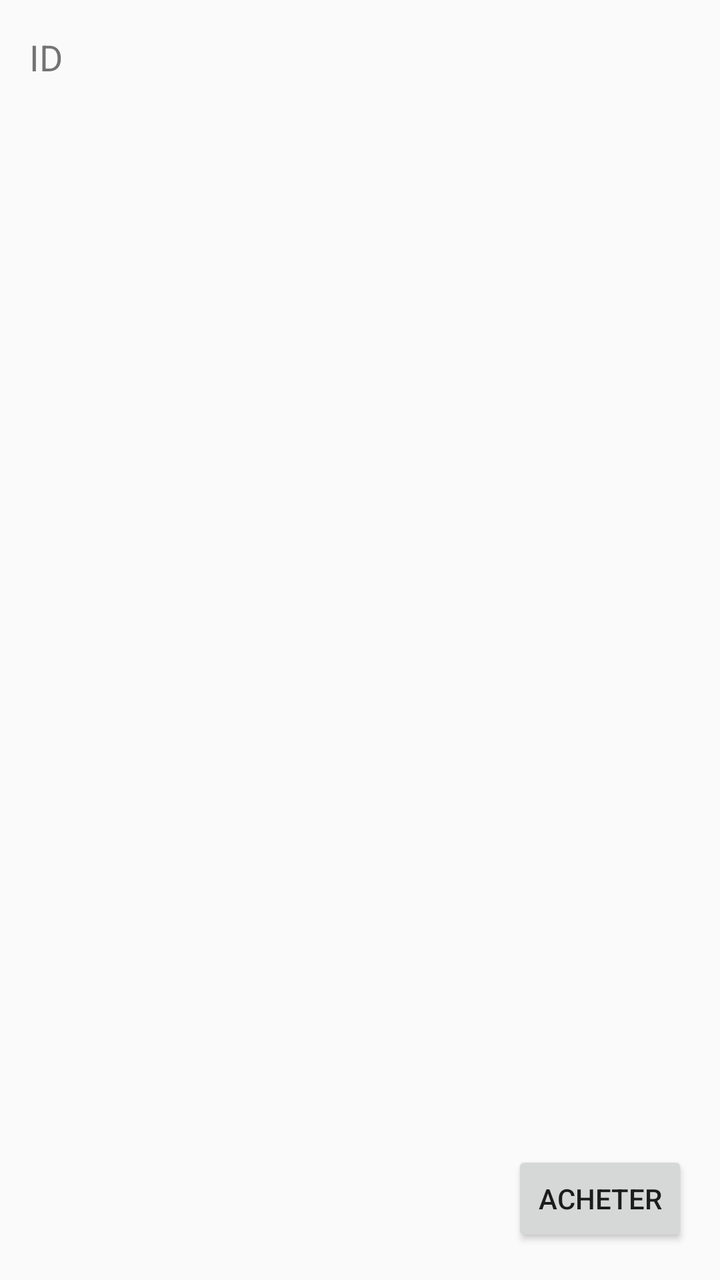
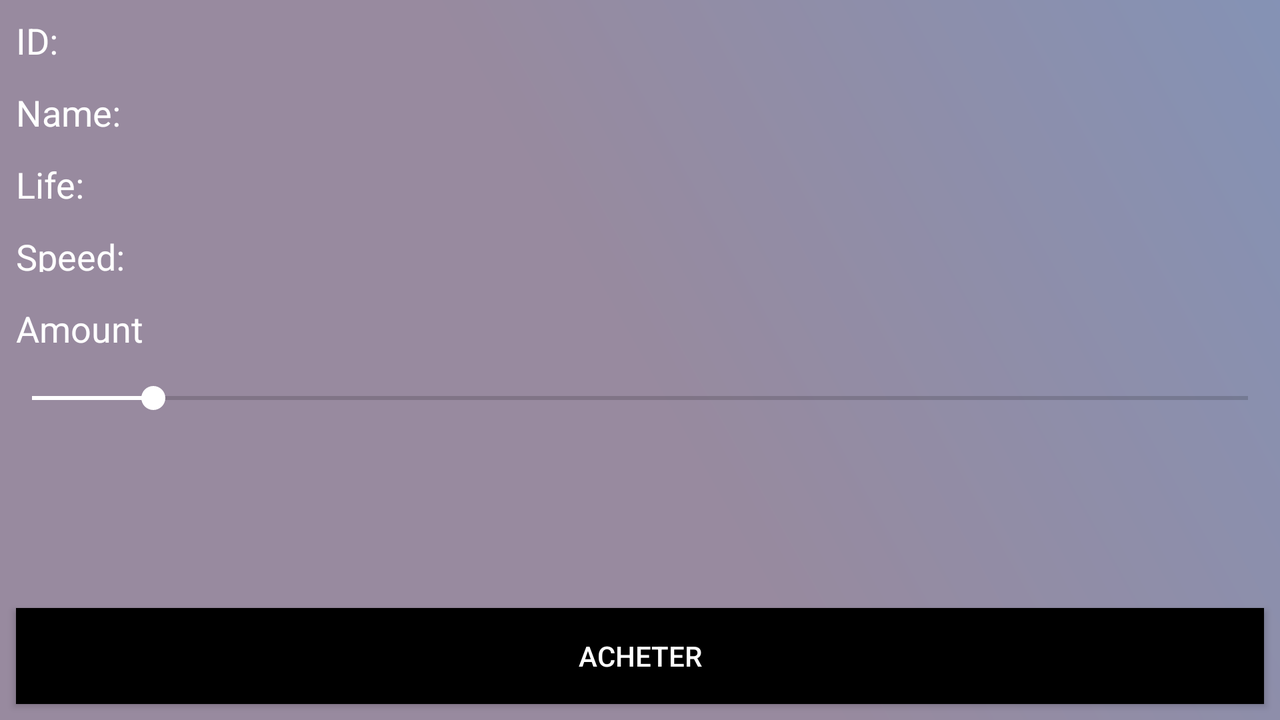

One screen, two layout resources from the same app: the default and the repository's alternative for another configuration. Each is rendered where Android would select it; the XML of both is given below.
<!-- AndroidManifest.xml: application theme AppTheme -->
<!-- res/layout/fragment_details_ship.xml -->
<?xml version="1.0" encoding="utf-8"?>
<android.support.constraint.ConstraintLayout
    xmlns:android="http://schemas.android.com/apk/res/android"
    xmlns:app="http://schemas.android.com/apk/res-auto"
    xmlns:tools="http://schemas.android.com/tools"
    android:layout_width="match_parent"
    android:layout_height="match_parent">

    <Button
        android:id="@+id/btn_buy"
        android:layout_width="wrap_content"
        android:layout_height="wrap_content"
        android:layout_marginBottom="8dp"
        android:layout_marginEnd="16dp"
        android:layout_marginStart="8dp"
        android:layout_marginTop="8dp"
        android:text="Acheter"
        app:layout_constraintBottom_toBottomOf="parent"
        app:layout_constraintEnd_toEndOf="parent"
        app:layout_constraintHorizontal_bias="1.0"
        app:layout_constraintStart_toStartOf="parent"
        app:layout_constraintTop_toTopOf="parent"
        app:layout_constraintVertical_bias="0.985" />

    <TextView
        android:id="@+id/text_id"
        android:layout_width="19dp"
        android:layout_height="20dp"
        android:layout_marginBottom="8dp"
        android:layout_marginEnd="8dp"
        android:layout_marginStart="8dp"
        android:layout_marginTop="8dp"
        android:text="ID:"
        android:textSize="18sp"
        app:layout_constraintBottom_toBottomOf="parent"
        app:layout_constraintEnd_toEndOf="parent"
        app:layout_constraintHorizontal_bias="0.021"
        app:layout_constraintStart_toStartOf="parent"
        app:layout_constraintTop_toTopOf="parent"
        app:layout_constraintVertical_bias="0.014" />
</android.support.constraint.ConstraintLayout>
<!-- resources referenced by this layout -->
<resources>
  <style name="AppTheme" parent="Theme.AppCompat.Light.DarkActionBar">
          
          <item name="colorPrimary">@color/colorPrimary</item>
          <item name="colorPrimaryDark">@color/colorPrimaryDark</item>
          <item name="colorAccent">@color/colorWhite</item>
          <item name="android:textColorHint">@color/colorHint</item>
      </style>
  <color name="colorPrimary">#000000</color>
  <color name="colorPrimaryDark">#000000</color>
  <color name="colorWhite">#ffffff</color>
  <color name="colorHint">#80ffffff</color>
</resources>
<!-- res/layout-land/fragment_details_ship.xml (the repository's variant of the layout above) -->
<!-- drawn on the phone turned sideways -->
<?xml version="1.0" encoding="utf-8"?>
<android.support.constraint.ConstraintLayout
    xmlns:android="http://schemas.android.com/apk/res/android"
    xmlns:app="http://schemas.android.com/apk/res-auto"
    xmlns:tools="http://schemas.android.com/tools"
    android:layout_width="match_parent"
    android:layout_height="match_parent">

    <LinearLayout
        android:layout_width="match_parent"
        android:layout_height="match_parent"
        android:padding="0dp"
        android:background="@drawable/gradient"
        android:orientation="vertical">

        <TextView
            android:id="@+id/id"
            android:layout_width="match_parent"
            android:layout_height="20dp"
            android:layout_marginBottom="8dp"
            android:layout_marginEnd="8dp"
            android:layout_marginStart="8dp"
            android:layout_marginTop="8dp"
            android:text="ID:"
            android:textSize="18sp"
            android:textColor="@color/colorWhite"
            app:layout_constraintBottom_toBottomOf="parent"
            app:layout_constraintEnd_toEndOf="parent"
            app:layout_constraintHorizontal_bias="0.021"
            app:layout_constraintStart_toStartOf="parent"
            app:layout_constraintTop_toTopOf="parent"
            app:layout_constraintVertical_bias="0.014" />


        <TextView
            android:layout_height="20dp"
            android:layout_marginBottom="8dp"
            android:layout_marginEnd="8dp"
            android:layout_marginStart="8dp"
            android:layout_marginTop="8dp"
            android:id="@+id/name"
            android:text="Name:"
            android:textColor="@color/colorWhite"
            android:textSize="18sp"
            android:layout_width="match_parent" />

        <TextView
            android:layout_height="20dp"
            android:layout_marginBottom="8dp"
            android:layout_marginEnd="8dp"
            android:layout_marginStart="8dp"
            android:layout_marginTop="8dp"
            android:id="@+id/life"
            android:textSize="18sp"
            android:textColor="@color/colorWhite"
            android:layout_width="match_parent"
            android:text="Life:" />

        <TextView
            android:layout_height="20dp"
            android:layout_marginBottom="8dp"
            android:layout_marginEnd="8dp"
            android:layout_marginStart="8dp"
            android:layout_marginTop="8dp"
            android:id="@+id/speed"
            android:textSize="18sp"
            android:textColor="@color/colorWhite"
            android:layout_width="match_parent"
            android:text="Speed:" />


        <TextView
            android:id="@+id/seekbarvalue"
            android:layout_height="20dp"
            android:layout_marginBottom="8dp"
            android:layout_marginEnd="8dp"
            android:layout_marginStart="8dp"
            android:layout_marginTop="8dp"
            android:textSize="18sp"
            android:textColor="@color/colorWhite"
            android:layout_width="match_parent"
            android:text="Amount" />

        <SeekBar
            android:id="@+id/amount"
            android:layout_width="match_parent"
            android:layout_height="wrap_content"
            android:max="100"
            android:layout_marginTop="10dp"
            android:progress="10" />


        <LinearLayout
            android:layout_width="match_parent"
            android:layout_height="0dip"
            android:layout_weight="1"
            android:gravity="center|bottom"
            android:orientation="vertical">

            <Button
                android:id="@+id/btn_buy"
                android:layout_width="match_parent"
                android:layout_height="wrap_content"
                android:background="@color/colorPrimary"
                android:text="Acheter"
                android:layout_marginBottom="8dp"
                android:layout_marginStart="8dp"
                android:layout_marginEnd="8dp"
                android:layout_marginTop="8dp"
                android:textColor="#fff"
                app:layout_constraintBottom_toBottomOf="parent"
                app:layout_constraintEnd_toEndOf="parent"
                app:layout_constraintHorizontal_bias="1.0"
                app:layout_constraintStart_toStartOf="parent"
                app:layout_constraintTop_toTopOf="parent"
                app:layout_constraintVertical_bias="0.985" />
        </LinearLayout>

    </LinearLayout>
</android.support.constraint.ConstraintLayout>
<!-- resources referenced by the variant -->
<!-- as the phone turned sideways resolves them -->
<resources>
  <color name="colorPrimary">#000000</color>
  <color name="colorWhite">#ffffff</color>
  <!-- drawable gradient (drawable) -->
  <?xml version="1.0" encoding="utf-8"?>
  <shape
          xmlns:android="http://schemas.android.com/apk/res/android"
          android:shape="rectangle">
          <gradient
              android:startColor="#80351A43"
              android:centerColor="#80351A43"
              android:endColor="#800F2A6F"
              android:angle="45" />
  </shape>
  <style name="AppTheme" parent="Theme.AppCompat.Light.DarkActionBar">
          
          <item name="colorPrimary">@color/colorPrimary</item>
          <item name="colorPrimaryDark">@color/colorPrimaryDark</item>
          <item name="colorAccent">@color/colorWhite</item>
          <item name="android:textColorHint">@color/colorHint</item>
      </style>
  <color name="colorPrimaryDark">#000000</color>
  <color name="colorHint">#80ffffff</color>
</resources>
